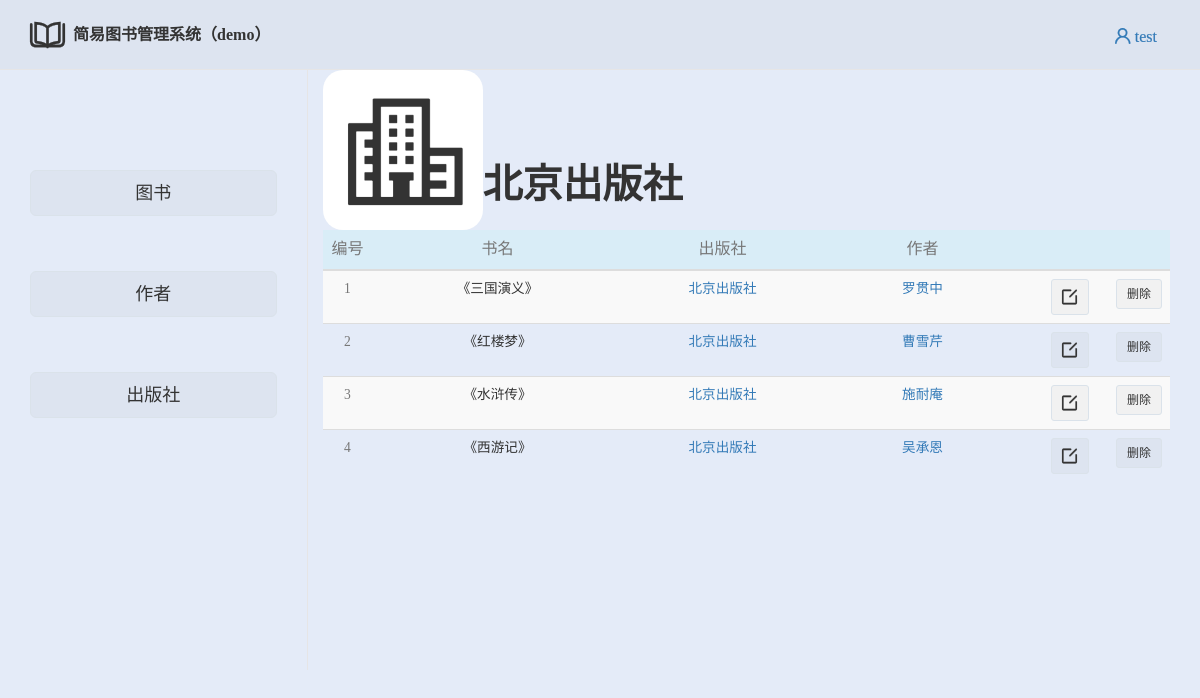
The page /app_home/2/pub_info/ (signed in) on the database its author committed.
### app_home/models.py (models this page shows)
class Publish(models.Model):
    p_id = models.AutoField(primary_key=True)
    pub_name = models.CharField(max_length=20)

class Book(models.Model):
    b_id = models.AutoField(primary_key=True)
    book_name = models.CharField(max_length=20, unique=True)  # 书名不重复
    pub = models.ForeignKey(to='Publish', to_field='p_id',on_delete=models.CASCADE)
    auth = models.ManyToManyField(to='Author')

class Author(models.Model):
    a_id = models.AutoField(primary_key=True)
    auth_name = models.CharField(max_length=20)

### app_home/views.py (the view)
    def wrapper(*args, **kwargs):
        if args[0].user.is_anonymous:
            return redirect('/app_auth/login/')
        return func(*args, **kwargs)

### app_home/views.py (called while the page is built)
def auth(func):
    def wrapper(*args, **kwargs):
        if args[0].user.is_anonymous:
            return redirect('/app_auth/login/')
        return func(*args, **kwargs)
    return wrapper

def get_set_ip(request):
    global request_ip
    request_ip = re.findall(r'\'[\w/]+/', str(request))
    request_ip = request_ip[0][1:-1]

@auth
def pub_info(request, p_id):
    usr = request.user.username
    pub_obj = Publish.objects.filter(pk=p_id).first()
    pub_all_obj = Publish.objects.all()
    auth_all_obj = Author.objects.all()
    book_obj = Book.objects.filter(pub=pub_obj).order_by('-pk')
    get_set_ip(request)
    return render(request, 'home/pub_info.html', locals())

### templates/home/pub_info.html (shortened to what this page needs)
{% extends 'home/home.html' %}
{% block db_book %}
    <div class="book-head">
        <div class="pub-bg bg pull-left"></div>
        <span class="pull-left bg-text">{{ pub_obj.pub_name }}</span>
    </div>
    <table class="table table-striped">
        <thead>
        <tr class="info text-muted" align="center">
            <th width="50" style="text-align: center">编号</th>
            <th width="250" style="text-align: center">书名</th>
            <th width="200" style="text-align: center">出版社</th>
            <th width="200" style="text-align: center">作者</th>
            <th></th>
        </tr>
        </thead>
        <tbody>
        {% for book in book_obj %}
            <tr height="50" align="center">
                <td class="text-muted small">{{ forloop.counter }}</td>
                <td class="small">{{ book.book_name }}</td>
                <td class="small">
                    <a href="/app_home/{{ book.pub_id }}/pub_info/">{{ book.pub.pub_name }}</a>
                </td>
                <td class="small">{% for auth in book.auth.all %}
                    <a href="/app_home/{{ auth.pk }}/auth_info/">{{ auth.auth_name }}</a>
                {% endfor %}
                </td>
                <td>
                    <a href="/app_home/{{ book.pk }}/delete_book" class="btn btn-info btn-sm pull-right">删除</a>
                    <span class="btn btn-info btn-sm pull-left iconfont" style="margin-left: 20px" data-toggle="modal"
                          data-target="#modal{{ book.pk }}">&#xe606;</span>
                </td>
            </tr>
        {% endfor %}
        </tbody>
    </table>
{% endblock %}

### templates/base2.html (shortened to what this page needs)
{% extends 'base.html' %}
{% block btn %}
    <div class="pull-right dropdown">
        <span class="pull-right btn btn-link usr iconfont" id="usr-logout" data-toggle="dropdown"
              aria-haspopup="true" aria-expanded="false">&#xe62a; {{ usr }}</span>
    </div>
{% endblock %}
{% block con %}
    <div class="container">
        <div class="row">
            <div class="col-md-3 body-left">
                <ul>
                    <a class="btn btn-block btn-info btn-lg pull-left" href="/app_home/home/">图书</a>
                    <a class="btn btn-block btn-info btn-lg pull-left" href="/app_home/author/">作者</a>
                    <a class="btn btn-block btn-info btn-lg pull-left" href="/app_home/publish/">出版社</a>
                </ul>
            </div>
            <div class="col-md-9 body-right">
                {% block db_book %}
                {% endblock %}
            </div>
        </div>
    </div>
{% endblock %}

### static/auth/login.css (style rules this page uses)
body { font: 14px/1.5 Helvetica Neue,Helvetica,Arial,Microsoft Yahei,Hiragino Sans GB,Heiti SC,WenQuanYi Micro Hei,sans-serif; }
.btn, .btn:hover { transition: 0.5s all; }

### static/auth/header.css (style rules this page uses)
.usr { margin-top: 18px; }
a,a:hover { text-decoration:None; }

### static/home/home.css (style rules this page uses)
.book-head { width: 100%; height: 100px; }
.book-head span { margin-top: 30px; }
.body-left { padding-top: 50px; height: 600px; border-right: 1px solid #E6E5E6; padding-right: 30px; }
.body-left a { color: white; margin: 50px 0; }
.body-right { height: 100%; }
.pub-auth .pub-bg, .book-head .pub-bg { background: url("/static/home/pub_wall.jpeg") no-repeat top center; }
.pub-auth .bg, .book-head .bg { background-size: 100% auto; transition: 0.3s all cubic-bezier(.46, 1, .23, 1.52); border-radius: 20px; }
.book-head .bg { width: 160px; height: 160px; }
.book-head .bg-text { padding-top: 65px; font-size: 40px; font-weight: bold; }

### rows shown on the page
Publish: pub_name "北京出版社"
Book: book_name "《三国演义》", pub.pub_name "北京出版社"
Author: auth_name "罗贯中"
Book: book_name "《红楼梦》", pub.pub_name "北京出版社"
Author: auth_name "曹雪芹"
Book: book_name "《水浒传》", pub.pub_name "北京出版社"
Author: auth_name "施耐庵"
Book: book_name "《西游记》", pub.pub_name "北京出版社"
Author: auth_name "吴承恩"

### other values the page prints
{{ usr }} "test"
